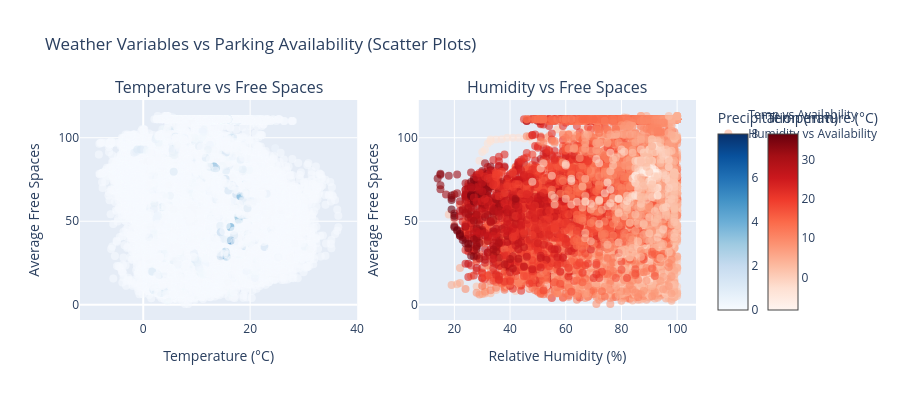
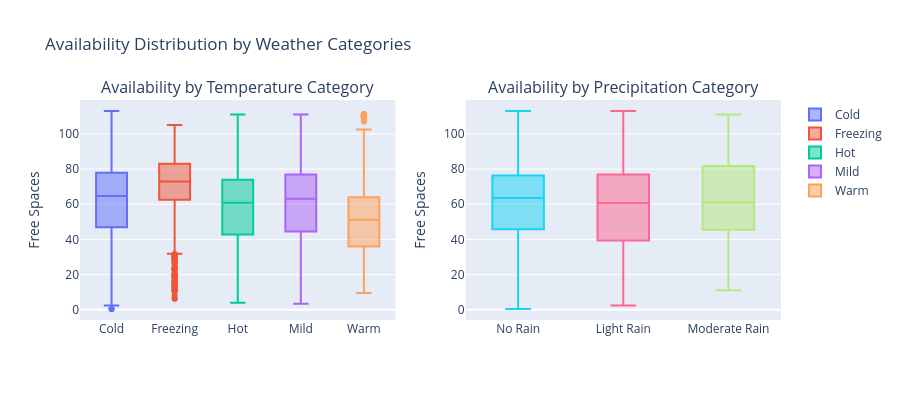

Notebook code for these charts, in order:
### Markdown cell above
## 11. Weather Impact Visualization with Multiple Plot Types

### Code cell
# Comprehensive weather impact analysis with multiple plot types

# 1. Scatter plots for continuous weather variables
fig1 = make_subplots(rows=1, cols=2,
                     subplot_titles=('Temperature vs Free Spaces', 'Humidity vs Free Spaces'))

# Temperature scatter
fig1.add_trace(go.Scatter(
    x=df['temperature_2m'],
    y=df['avg_free_spaces'],
    mode='markers',
    marker=dict(
        color=df['precipitation'],
        colorscale='Blues',
        size=8,
        opacity=0.6,
        colorbar=dict(title="Precipitation (mm)")
    ),
    name='Temp vs Availability'
), row=1, col=1)

# Humidity scatter
fig1.add_trace(go.Scatter(
    x=df['relative_humidity_2m'],
    y=df['avg_free_spaces'],
    mode='markers',
    marker=dict(
        color=df['temperature_2m'],
        colorscale='Reds',
        size=8,
        opacity=0.6,
        colorbar=dict(title="Temperature (°C)", x=1.1)
    ),
    name='Humidity vs Availability'
), row=1, col=2)

fig1.update_layout(
    title='Weather Variables vs Parking Availability (Scatter Plots)',
    height=400
)

fig1.update_xaxes(title_text="Temperature (°C)", row=1, col=1)
fig1.update_xaxes(title_text="Relative Humidity (%)", row=1, col=2)
fig1.update_yaxes(title_text="Average Free Spaces", row=1, col=1)
fig1.update_yaxes(title_text="Average Free Spaces", row=1, col=2)

fig1.show()

# 2. Box plots for categorical weather analysis
fig2 = make_subplots(rows=1, cols=2,
                     subplot_titles=('Availability by Temperature Category', 'Availability by Precipitation Category'))

# Temperature categories box plot
for i, temp_cat in enumerate(df['temperature_category'].unique()):
    temp_data = df[df['temperature_category'] == temp_cat]['avg_free_spaces']
    fig2.add_trace(go.Box(
        y=temp_data,
        name=temp_cat,
        boxpoints='outliers'
    ), row=1, col=1)

# Precipitation categories box plot
for i, precip_cat in enumerate(df['precipitation_category'].unique()):
    precip_data = df[df['precipitation_category'] == precip_cat]['avg_free_spaces']
    fig2.add_trace(go.Box(
        y=precip_data,
        name=precip_cat,
        boxpoints='outliers',
        showlegend=False
    ), row=1, col=2)

fig2.update_layout(
    title='Availability Distribution by Weather Categories',
    height=400
)

fig2.update_yaxes(title_text="Free Spaces", row=1, col=1)
fig2.update_yaxes(title_text="Free Spaces", row=1, col=2)

fig2.show()

# 3. Heatmap for time vs weather impact
# Create a pivot table for hour of day vs weather conditions
heatmap_data = df.groupby(['hour_of_day', 'temperature_category'])['avg_free_spaces'].mean().reset_index()
heatmap_pivot = heatmap_data.pivot(index='hour_of_day', columns='temperature_category', values='avg_free_spaces')

fig3 = go.Figure(data=go.Heatmap(
    z=heatmap_pivot.values,
    x=heatmap_pivot.columns,
    y=heatmap_pivot.index,
    colorscale='Viridis',
    colorbar=dict(title="Average Free Spaces")
))

fig3.update_layout(
    title='Heatmap: Free Spaces by Hour and Temperature Category',
    xaxis_title="Temperature Category",
    yaxis_title="Hour of Day",
    height=500
)

fig3.show()

# 4. Combined weather impact summary
weather_summary = df.groupby(['time_period', 'day_type', 'temperature_category']).agg({
    'avg_free_spaces': 'mean',
    'temperature_2m': 'mean',
    'precipitation': 'mean'
}).round(2).reset_index()

print("Weather Impact Summary:")
print("="*60)
print(weather_summary.head(10))

# 5. Statistical analysis summary
print("\nKey Findings:")
print("="*60)

# Temperature analysis
cold_avg = df[df['temperature_category'] == 'Cold']['avg_free_spaces'].mean()
warm_avg = df[df['temperature_category'] == 'Warm']['avg_free_spaces'].mean()
print(f"Average free spaces in Cold weather: {cold_avg:.2f}")
print(f"Average free spaces in Warm weather: {warm_avg:.2f}")
print(f"Difference (Cold - Warm): {cold_avg - warm_avg:.2f} spaces")

# Precipitation analysis
no_rain_avg = df[df['precipitation_category'] == 'No Rain']['avg_free_spaces'].mean()
rain_avg = df[df['precipitation_category'] != 'No Rain']['avg_free_spaces'].mean()
print(f"\nAverage free spaces with No Rain: {no_rain_avg:.2f}")
print(f"Average free spaces with Rain: {rain_avg:.2f}")
print(f"Difference (No Rain - Rain): {no_rain_avg - rain_avg:.2f} spaces")

# Peak hour analysis
peak_hours = df[df['time_period'].isin(['Morning Rush', 'Evening Rush'])]
off_peak = df[~df['time_period'].isin(['Morning Rush', 'Evening Rush'])]
print(f"\nAverage free spaces during Peak Hours: {peak_hours['avg_free_spaces'].mean():.2f}")
print(f"Average free spaces during Off-Peak: {off_peak['avg_free_spaces'].mean():.2f}")

print(f"\n📊 Analysis completed for Parking Lot 38")
print(f"Total records analyzed: {len(df):,}")
print(f"Analysis period: {df['hour_timestamp'].min()} to {df['hour_timestamp'].max()}")

### Figure 1 — Plotly figure (JSON) as saved in the notebook; plotly's stock layout.template omitted (floating-point values rounded to 4 significant figures; data arrays with more than 128 entries replaced by an {"elided": "..."} marker saying what was removed)
{"data": [{"marker": {"color": {"elided": "16777 float values"}, "colorbar": {"title": {"text": "Precipitation (mm)"}}, "colorscale": [[0, "rgb(247,251,255)"], [0.125, "rgb(222,235,247)"], [0.25, "rgb(198,219,239)"], [0.375, "rgb(158,202,225)"], [0.5, "rgb(107,174,214)"], [0.625, "rgb(66,146,198)"], [0.75, "rgb(33,113,181)"], [0.875, "rgb(8,81,156)"], [1, "rgb(8,48,107)"]], "opacity": 0.6, "size": 8}, "mode": "markers", "name": "Temp vs Availability", "type": "scatter", "x": {"elided": "16777 float values"}, "xaxis": "x", "y": {"elided": "16777 float values"}, "yaxis": "y"}, {"marker": {"color": {"elided": "16777 float values"}, "colorbar": {"title": {"text": "Temperature (°C)"}, "x": 1.1}, "colorscale": [[0, "rgb(255,245,240)"], [0.125, "rgb(254,224,210)"], [0.25, "rgb(252,187,161)"], [0.375, "rgb(252,146,114)"], [0.5, "rgb(251,106,74)"], [0.625, "rgb(239,59,44)"], [0.75, "rgb(203,24,29)"], [0.875, "rgb(165,15,21)"], [1, "rgb(103,0,13)"]], "opacity": 0.6, "size": 8}, "mode": "markers", "name": "Humidity vs Availability", "type": "scatter", "x": {"elided": "16777 float values"}, "xaxis": "x2", "y": {"elided": "16777 float values"}, "yaxis": "y2"}], "layout": {"annotations": [{"font": {"size": 16}, "showarrow": false, "text": "Temperature vs Free Spaces", "x": 0.225, "xanchor": "center", "xref": "paper", "y": 1, "yanchor": "bottom", "yref": "paper"}, {"font": {"size": 16}, "showarrow": false, "text": "Humidity vs Free Spaces", "x": 0.775, "xanchor": "center", "xref": "paper", "y": 1, "yanchor": "bottom", "yref": "paper"}], "height": 400, "title": {"text": "Weather Variables vs Parking Availability (Scatter Plots)"}, "xaxis": {"anchor": "y", "domain": [0, 0.45], "title": {"text": "Temperature (°C)"}}, "xaxis2": {"anchor": "y2", "domain": [0.55, 1], "title": {"text": "Relative Humidity (%)"}}, "yaxis": {"anchor": "x", "domain": [0, 1], "title": {"text": "Average Free Spaces"}}, "yaxis2": {"anchor": "x2", "domain": [0, 1], "title": {"text": "Average Free Spaces"}}}}

### Figure 2 — Plotly figure (JSON) as saved in the notebook; plotly's stock layout.template omitted (floating-point values rounded to 4 significant figures; data arrays with more than 128 entries replaced by an {"elided": "..."} marker saying what was removed)
{"data": [{"boxpoints": "outliers", "name": "Cold", "type": "box", "xaxis": "x", "y": {"elided": "6291 float values"}, "yaxis": "y"}, {"boxpoints": "outliers", "name": "Freezing", "type": "box", "xaxis": "x", "y": {"elided": "1240 float values"}, "yaxis": "y"}, {"boxpoints": "outliers", "name": "Hot", "type": "box", "xaxis": "x", "y": {"elided": "1222 float values"}, "yaxis": "y"}, {"boxpoints": "outliers", "name": "Mild", "type": "box", "xaxis": "x", "y": {"elided": "6053 float values"}, "yaxis": "y"}, {"boxpoints": "outliers", "name": "Warm", "type": "box", "xaxis": "x", "y": {"elided": "1971 float values"}, "yaxis": "y"}, {"boxpoints": "outliers", "name": "No Rain", "showlegend": false, "type": "box", "xaxis": "x2", "y": {"elided": "13643 float values"}, "yaxis": "y2"}, {"boxpoints": "outliers", "name": "Light Rain", "showlegend": false, "type": "box", "xaxis": "x2", "y": {"elided": "3037 float values"}, "yaxis": "y2"}, {"boxpoints": "outliers", "name": "Moderate Rain", "showlegend": false, "type": "box", "xaxis": "x2", "y": [11.15, 58.95, 31.65, 54.85, 32.55, 69.63, 73.82, 17.23, 19.22, 25.62, 49.65, 54.25, 42.5, 27.95, 18.53, 59.8, 54.27, 59.07, 71.2, 55.02, 45.78, 23.27, 35.18, 55.0, 52.0, 64.15, 80.2, 59.98, 61.0, 61.0, 68.67, 38.75, 60.27, 67.07, 51.12, 35.08, 69.0, 48.85, 74.65, 38.6, 85.35, 85.0, 85.0, 85.0, 39.63, 31.92, 31.2, 84.35, 80.0, 34.58, 66.92, 60.4, 69.97, 77.0, 40.93, 55.07, 62.4, 84.0, 56.05, 28.8, 31.82, 47.87, 81.0, 81.0, 42.15, 61.15, 44.88, 73.83, 53.15, 38.48, 62.13, 68.33, 53.72, 77.25, 90.0, 46.6, 50.75, 72.0, 64.9, 100.0, 111.0, 111.0, 111.0, 110.0, 110.0, 110.0, 110.0, 110.0, 110.0, 111.0, 111.0, 111.0, 111.0, 81.77, 81.95, 82.72, 82.42], "yaxis": "y2"}], "layout": {"annotations": [{"font": {"size": 16}, "showarrow": false, "text": "Availability by Temperature Category", "x": 0.225, "xanchor": "center", "xref": "paper", "y": 1, "yanchor": "bottom", "yref": "paper"}, {"font": {"size": 16}, "showarrow": false, "text": "Availability by Precipitation Category", "x": 0.775, "xanchor": "center", "xref": "paper", "y": 1, "yanchor": "bottom", "yref": "paper"}], "height": 400, "title": {"text": "Availability Distribution by Weather Categories"}, "xaxis": {"anchor": "y", "domain": [0, 0.45]}, "xaxis2": {"anchor": "y2", "domain": [0.55, 1]}, "yaxis": {"anchor": "x", "domain": [0, 1], "title": {"text": "Free Spaces"}}, "yaxis2": {"anchor": "x2", "domain": [0, 1], "title": {"text": "Free Spaces"}}}}
